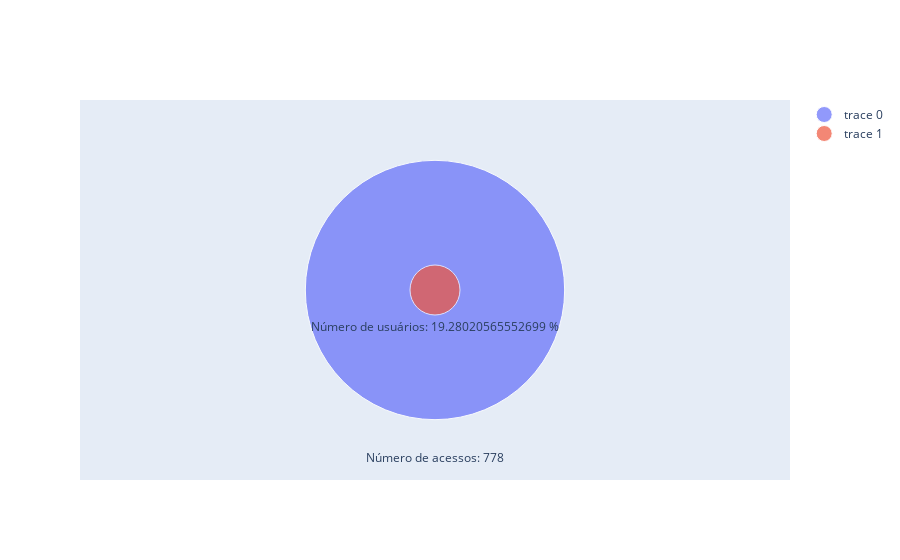

Notebook code for this chart:
### Markdown cell above
## Análise de engajamento vs aquisição

### Code cell
import plotly.graph_objects as go

total_page_hits = 778
total_voters = 150

fig = go.Figure(data=[go.Scatter(
    x=[0], y=[0],
    mode='markers+text',
    text=f'Número de acessos: {total_page_hits}',
    textposition="bottom center",
    marker=dict(
    size=[total_page_hits],
    sizeref=3
    )
),
    go.Scatter(
        x=[0], y=[0],
        mode='markers+text',
        text=f'Número de usuários: {(total_voters/total_page_hits) * 100 } %',
        textposition="bottom center",
        marker=dict(
        size=[total_voters],
        sizeref=3
        )
    )
], layout={'xaxis':{'visible':False}, 'yaxis': {'visible': False}})
fig.show()

### Figure 1 — Plotly figure (JSON) as saved in the notebook; plotly's stock layout.template omitted (floating-point values rounded to 4 significant figures)
{"data": [{"marker": {"size": [778], "sizeref": 3}, "mode": "markers+text", "text": "Número de acessos: 778", "textposition": "bottom center", "type": "scatter", "x": [0], "y": [0]}, {"marker": {"size": [150], "sizeref": 3}, "mode": "markers+text", "text": "Número de usuários: 19.28020565552699 %", "textposition": "bottom center", "type": "scatter", "x": [0], "y": [0]}], "layout": {"xaxis": {"visible": false}, "yaxis": {"visible": false}}}
